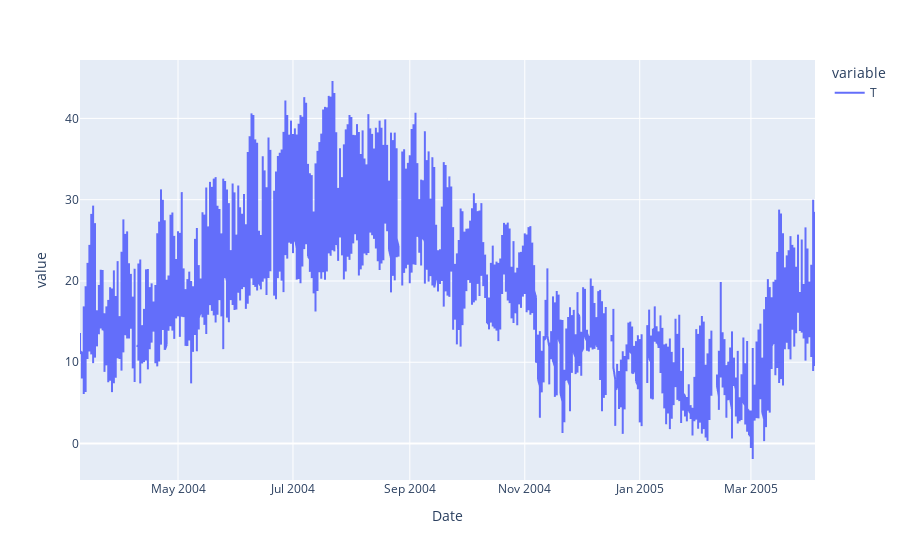

Notebook code cell kept with this figure:
### Code cell
px.line(temp_data, y=['T'])

### Figure 1 — Plotly figure (JSON) as saved in the notebook; plotly's stock layout.template omitted (floating-point values rounded to 4 significant figures; data arrays with more than 128 entries replaced by an {"elided": "..."} marker saying what was removed)
{"data": [{"hovertemplate": "variable=T<br>Date=%{x}<br>value=%{y}<extra></extra>", "legendgroup": "T", "line": {"color": "#636efa", "dash": "solid"}, "mode": "lines", "name": "T", "showlegend": true, "type": "scattergl", "x": {"elided": "9357 str values"}, "xaxis": "x", "y": {"elided": "9357 float values"}, "yaxis": "y"}], "layout": {"legend": {"title": {"text": "variable"}, "tracegroupgap": 0}, "margin": {"t": 60}, "xaxis": {"anchor": "y", "domain": [0, 1], "title": {"text": "Date"}}, "yaxis": {"anchor": "x", "domain": [0, 1], "title": {"text": "value"}}}}
